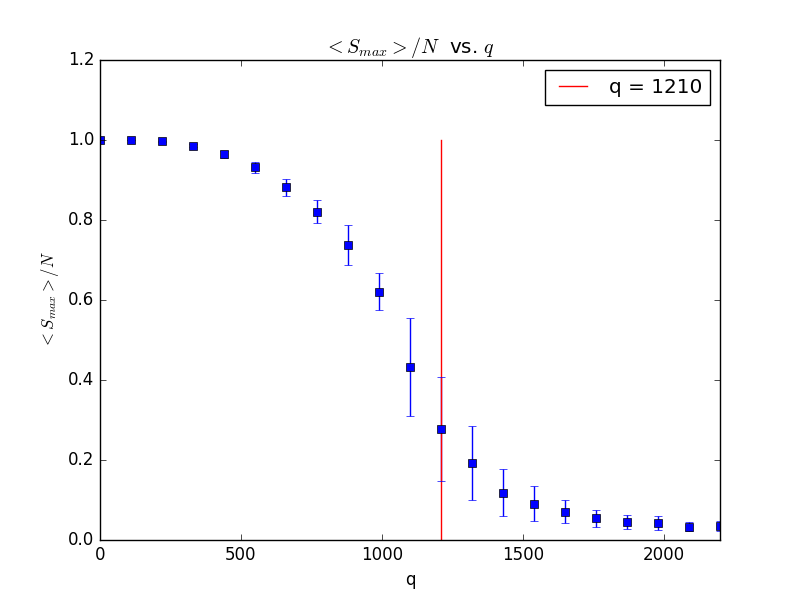

Source code (Python):
import matplotlib.pyplot as plt
import sys
import numpy as np
import os

cwd=os.getcwd()
ls=os.listdir(cwd)

Smax = np.array([1])
var = np.array([0])
q = np.array([1])

for files in ls:
	if files.endswith(".txt") and files != "qlc.txt":

		f = open(files,'r')
		f.readline()
		aux = f.readline()
		aux = aux.split(" ")
		n = int(aux[1])
		q = np.append(q, int(aux[3]))
		f.close()

		data = np.loadtxt(files,unpack=True)

		data = data[0] / n**2

		mu = np.sum(data)/np.size(data)

		Smax = np.append(Smax, mu)

		sigma2= np.sum(data*data)/np.size(data) - mu**2

		var = np.append(var, np.sqrt(sigma2))

		mini = 1
		for i in range(len(Smax)):
			if np.abs(Smax[i]-0.5)<np.abs(mini-0.5):
				mini = Smax[i]
					
#qMin = int(q[np.where(mini == Smax)])
qMin = int(q[np.where(var == np.max(var))])
ax=plt.axes()

ax.plot([qMin, qMin], [0,1], 'r', label="q = {i}".format(i=qMin))
ax.errorbar(q,Smax,yerr=var,marker='s',linestyle='None')

ax.legend(loc='best')
ax.set_title("$<S_{max}>/N$  vs. $q$")
ax.set_xlabel("q")
ax.set_xlim((0,np.max(q)))
ax.set_ylabel("$<S_{max}>/N$")
plt.savefig("Smax_vs_q.png")
